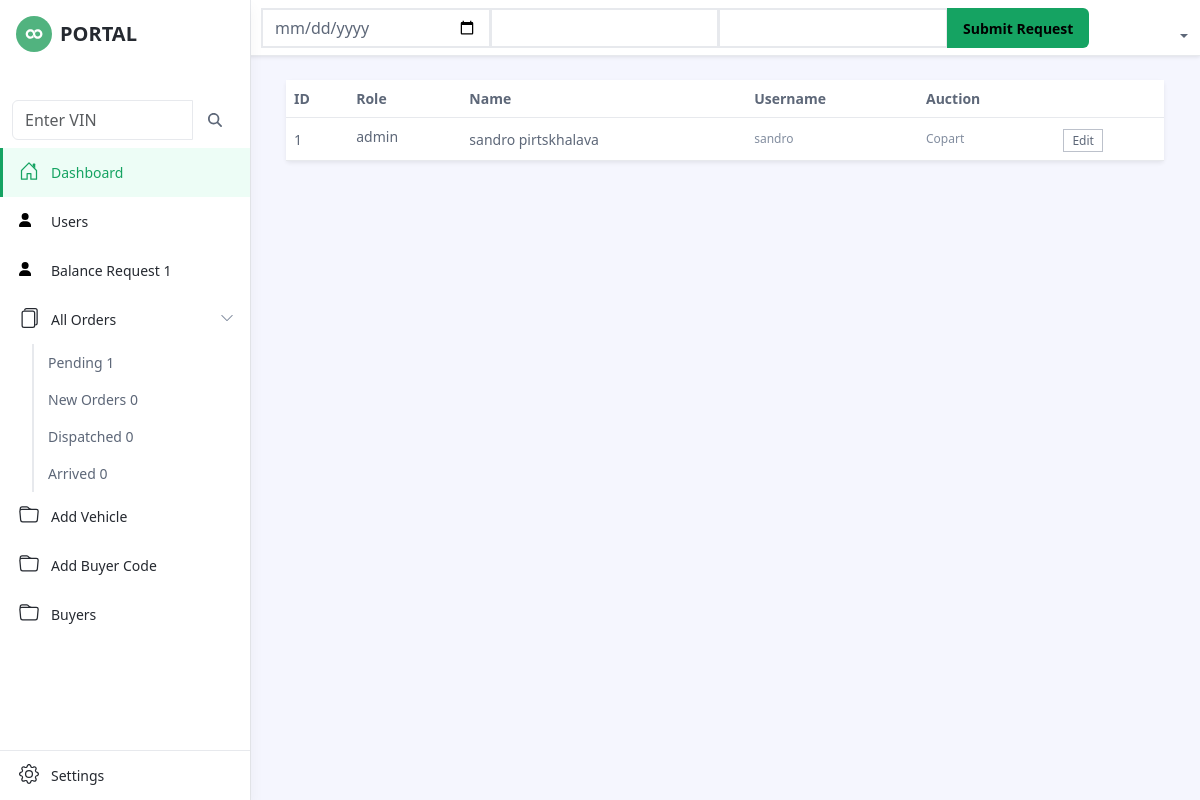
Page /pages/buyer.php (signed in) on the committed database.
### tables this page shows
CREATE TABLE `buyers` (
  `id` int(11) NOT NULL,
  `user_id` int(11) NOT NULL,
  `code` int(11) NOT NULL,
  `auction` text NOT NULL
);

CREATE TABLE `users` (
  `id` int(11) NOT NULL,
  `role` enum('dealer','admin','accountant') NOT NULL,
  `username` varchar(255) NOT NULL,
  `password` varchar(255) NOT NULL,
  `name` varchar(255) NOT NULL,
  `phone` varchar(50) DEFAULT NULL,
  `pbalance` decimal(10,0) DEFAULT NULL,
  `nbalance` double DEFAULT NULL
);

### pages/buyer.php (the view, shortened to what this page needs)
<?php
if (isset($_SESSION["username"]) && isset($_SESSION["id"])) { ?>
<!DOCTYPE html>
<html>
<head>
    <link id="theme-style" rel="stylesheet" href="assets/css/portal.css">
</head>
<body class="app">
    <header class="app-header fixed-top">
        <div class="app-header-inner">
	        <div class="container-fluid py-2">
		        <div class="app-header-content">
		            <div class="row justify-content-between align-items-center">
				    <div class="col-auto">
						<?php include "../add_balance.php";?>
				    </div>
		            <div class="app-utilities col-auto">
					<?php
                   include "../balance.php";
                   ?>
		            </div>
		        </div>
	            </div>
	        </div>
        </div>
        <div id="app-sidepanel" class="app-sidepanel">
	        <div class="sidepanel-inner d-flex flex-column">
		        <div class="app-branding">
		            <a class="app-logo" href="/"><img class="logo-icon me-2" src="assets/images/app-logo.svg" alt="logo"><span class="logo-text">PORTAL</span></a>
		        </div>
			    <?php include "../sidebar.php"; ?>
				<?php include "../footer.php"; ?>
	        </div>
	    </div>
    </header>
    <div class="app-wrapper">
	    <div class="app-content pt-3 p-md-3 p-lg-4">
		    <div class="container-xl">
			    <div class="row g-4 mb-4">
				<div class="tab-content" id="orders-table-tab-content">
			        <div class="tab-pane fade show active" id="orders-all" role="tabpanel" aria-labelledby="orders-all-tab">
					    <div class="app-card app-card-orders-table shadow-sm mb-5">
						    <div class="app-card-body">
							    <div class="table-responsive">
							        <table class="table app-table-hover mb-0 text-left">
										<thead>
											<tr>
												<th class="cell">ID</th>
												<th class="cell">Role</th>
												<th class="cell">Name</th>
												<th class="cell">Username</th>
												<th class="cell">Auction</th>
												<th class="cell"></th>
											</tr>
										</thead>
										<tbody>
										<?php
                                 $sql = "SELECT users.*, buyers.*
								 FROM users
								 INNER JOIN buyers
								 ON users.id = buyers.user_id";
                                 $result = mysqli_query($conn, $sql);
                                 while ($row = mysqli_fetch_array($result)) { ?>
											<tr>
												<td class="cell"><?php echo $row["id"]; ?></td>
												<td class="cell"><span class="truncate"><?php echo $row["role"]; ?></span></td>
												<td class="cell"><?php echo $row["name"]; ?></td>
												<td class="cell"><span class="note"><?php echo $row["username"]; ?></span></td>
												<td class="cell"><span class="note"><?php echo $row["auction"]; ?></span></td>
												<td class="cell"><a class="btn-sm app-btn-secondary" id="edit_buyer" href="#">Edit</a></td>
											</tr>
										<?php }
                                           ?>
										</tbody>
									</table>
						        </div>
						    </div>
						</div>
			        </div>
				</div>
		    </div>
	    </div>
    </div>
</body>
</html>
<?php } else {header("Location: ../index.php");} ?>

### rows in the picture
buyers: id "1", user.role "admin", user.name "sandro pirtskhalava", user.username "sandro", auction "Copart"

### other values in the picture
$row[0] "1"
$row[0] "1 0 0 0"
